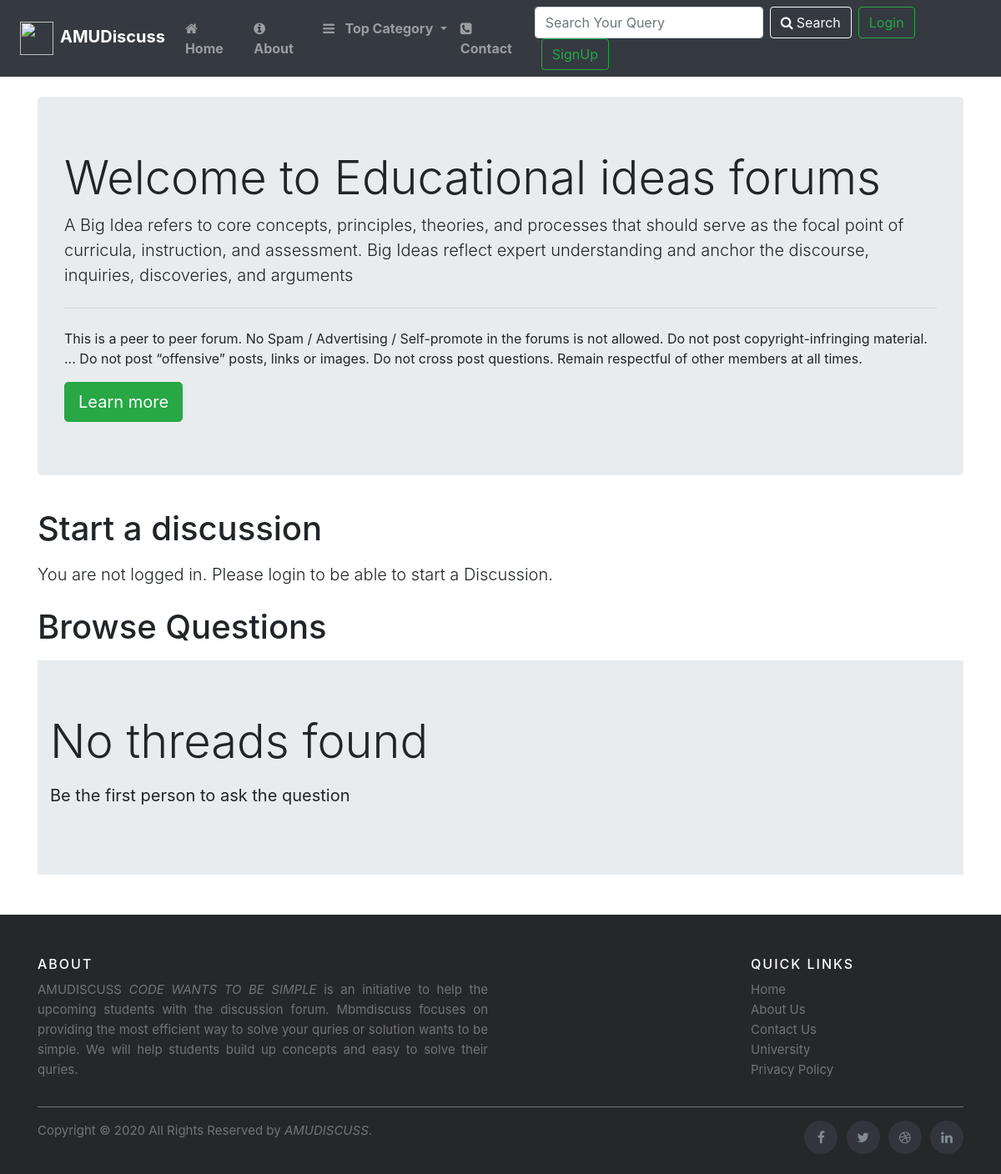
The app's page /threadlist.php?catid=2 with its own data.
### tables this page shows
CREATE TABLE `categories` (
  `category_id` int(8) NOT NULL,
  `category_name` varchar(255) NOT NULL,
  `category_description` varchar(255) NOT NULL,
  `created` datetime DEFAULT current_timestamp()
);

### threadlist.php (the view, shortened to what this page needs)
<!doctype html>
<html lang="en">
<head>
    <link rel="stylesheet" href="https://stackpath.bootstrapcdn.com/bootstrap/4.5.0/css/bootstrap.min.css"
>
        <link rel="stylesheet" href="https://cdnjs.cloudflare.com/ajax/libs/font-awesome/4.7.0/css/font-awesome.min.css">
</head>
<body>
    <?php include 'partial/_header.php'; ?>
    <?php
      $id=$_GET['catid'];
      $sql="SELECT * FROM `categories` WHERE `category_id`=$id";
      $result=mysqli_query($conn, $sql);
      while($row=mysqli_fetch_assoc($result)){
       $catname=$row['category_name'];
       $catdesc=$row['category_description'];
      }
    ?>
    <div class="container my-4">
        <div class="jumbotron">
            <h1 class="display-4">Welcome to <?php echo $catname; ?> forums</h1>
            <p class="lead"><?php echo $catdesc; ?></p>
            <hr class="my-4">
            <p>This is a peer to peer forum. No Spam / Advertising /
                Self-promote in the forums is not allowed. Do not post copyright-infringing material. ...
                Do not post “offensive” posts, links or images. Do not cross post questions.
                Remain respectful of other members at all times.</p>
            <a class="btn btn-success btn-lg" href="#" role="button">Learn more</a>
        </div>
    </div>
    <?php
 if(isset($_SESSION['loggedin']) && $_SESSION['loggedin']=true){
    echo '<div class="container">
        <h1 class="py-2">Start a discussion</h1>
        <form action="'.$_SERVER['REQUEST_URI'].'" method="post">
    <div class="form-group">
        <label for="title">Problem Title</label>
        <input type="text" class="form-control" id="title" name="title" aria-describedby="titleHelp" Required>
        <small id="titleHelp" class="form-text text-muted">Keep your title as short and crisp as
            possible</small>
    </div>
    <input type="hidden" name="sno" value="'.$_SESSION['sno'].'">
    <div class="form-group">
        <label for="exampleFormControlTextarea1">Elaborate Your Problem</label>
        <textarea class="form-control" id="desc" name="desc" rows="3" required></textarea>
    </div>
    <button type="submit" class="btn btn-success">Submit</button>
    </form>
    </div>';
    }
    else{
    echo '   <div class="container">
    <h1 class="py-2">Start a discussion</h1>
    <p class="lead">You are not logged in. Please login to be able to start a Discussion.</p>
  </div>';
    }
    ?>
    <div class="container mb-5">
        <h1 class="py-2">Browse Questions</h1>
        <?php
      $noResult=true;
    if($noResult){
        echo '<div class="jumbotron jumbotron-fluid">
        <div class="container">
          <p class="display-4">No threads found</p>
          <p class="lead"><b>Be the first person to ask the question</b></p>
        </div>
      </div>';
    }
    ?>
    </div>
    <?php include 'partial/footer.php';  ?>
</body>
</html>

### records on screen
categories: category_name "Educational ideas", category_description "A Big Idea refers to core concepts, principles, theories, and processes that should serve as the focal point of curricula, instruction, and assessment. Big Ideas reflect expert understanding and anchor the discourse, inquiries, discoveries, and arguments"
